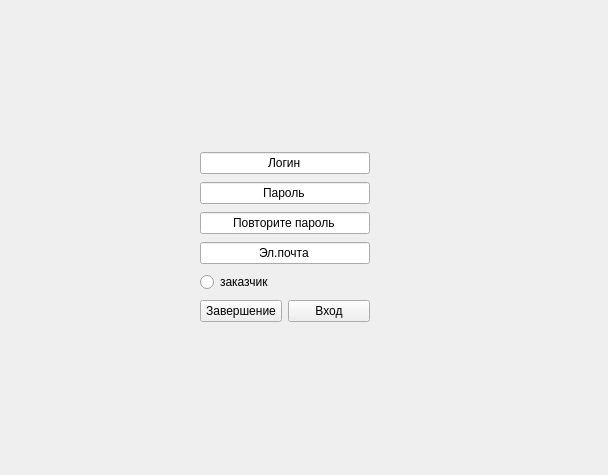
<?xml version="1.0" encoding="UTF-8"?>
<ui version="4.0">
 <class>registration</class>
 <widget class="QWidget" name="registration">
  <property name="geometry">
   <rect>
    <x>0</x>
    <y>0</y>
    <width>608</width>
    <height>475</height>
   </rect>
  </property>
  <property name="windowTitle">
   <string>Form</string>
  </property>
  <widget class="QWidget" name="layoutWidget">
   <property name="geometry">
    <rect>
     <x>200</x>
     <y>150</y>
     <width>170</width>
     <height>176</height>
    </rect>
   </property>
   <layout class="QVBoxLayout" name="verticalLayout">
    <item>
     <widget class="QLineEdit" name="log">
      <property name="text">
       <string>Логин</string>
      </property>
      <property name="alignment">
       <set>Qt::AlignCenter</set>
      </property>
     </widget>
    </item>
    <item>
     <widget class="QLineEdit" name="pas">
      <property name="text">
       <string>Пароль</string>
      </property>
      <property name="alignment">
       <set>Qt::AlignCenter</set>
      </property>
     </widget>
    </item>
    <item>
     <widget class="QLineEdit" name="repeatPas">
      <property name="text">
       <string>Повторите пароль</string>
      </property>
      <property name="alignment">
       <set>Qt::AlignCenter</set>
      </property>
     </widget>
    </item>
    <item>
     <widget class="QLineEdit" name="mail">
      <property name="text">
       <string>Эл.почта</string>
      </property>
      <property name="alignment">
       <set>Qt::AlignCenter</set>
      </property>
     </widget>
    </item>
    <item>
     <widget class="QRadioButton" name="typeBut">
      <property name="text">
       <string>заказчик</string>
      </property>
     </widget>
    </item>
    <item>
     <layout class="QHBoxLayout" name="horizontalLayout">
      <item>
       <widget class="QPushButton" name="complete">
        <property name="text">
         <string>Завершение</string>
        </property>
       </widget>
      </item>
      <item>
       <widget class="QPushButton" name="LogIn">
        <property name="text">
         <string>Вход</string>
        </property>
       </widget>
      </item>
     </layout>
    </item>
   </layout>
  </widget>
 </widget>
 <resources/>
 <connections/>
</ui>
